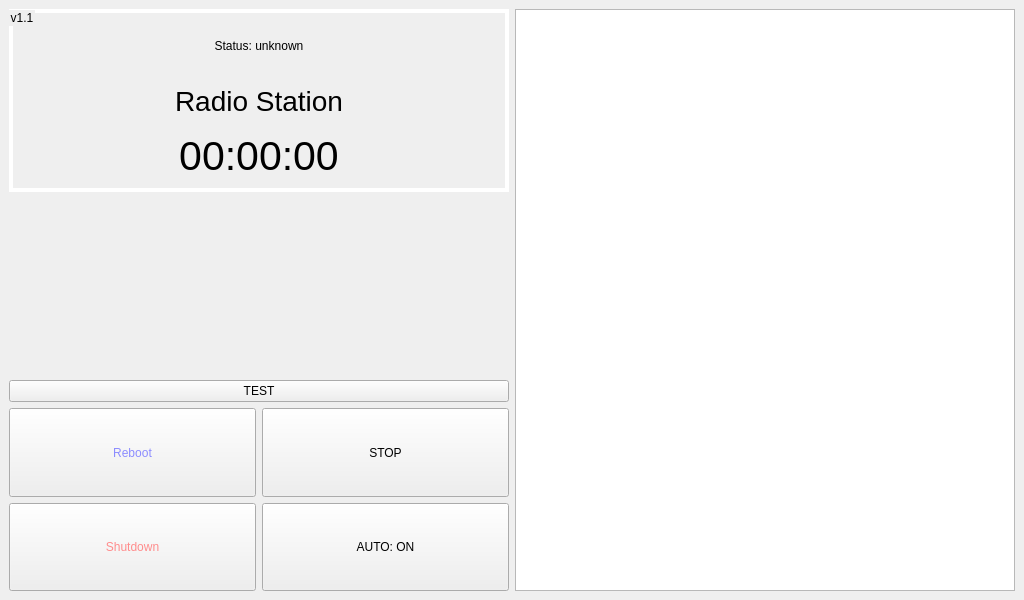
<?xml version="1.0" encoding="UTF-8"?>
<ui version="4.0">
 <class>MainWindow</class>
 <widget class="QMainWindow" name="MainWindow">
  <property name="geometry">
   <rect>
    <x>0</x>
    <y>0</y>
    <width>1024</width>
    <height>600</height>
   </rect>
  </property>
  <property name="sizePolicy">
   <sizepolicy hsizetype="Fixed" vsizetype="Fixed">
    <horstretch>0</horstretch>
    <verstretch>0</verstretch>
   </sizepolicy>
  </property>
  <property name="focusPolicy">
   <enum>Qt::StrongFocus</enum>
  </property>
  <property name="windowTitle">
   <string>MainWindow</string>
  </property>
  <widget class="QWidget" name="centralwidget">
   <layout class="QHBoxLayout" name="horizontalLayout">
    <item>
     <layout class="QVBoxLayout" name="verticalLayout">
      <item>
       <widget class="QGroupBox" name="groupBox">
        <property name="sizePolicy">
         <sizepolicy hsizetype="Expanding" vsizetype="MinimumExpanding">
          <horstretch>0</horstretch>
          <verstretch>0</verstretch>
         </sizepolicy>
        </property>
        <property name="styleSheet">
         <string notr="true">QGroupBox {
	border: 4px solid rgb(255, 255, 255);
}</string>
        </property>
        <property name="title">
         <string>v1.1</string>
        </property>
        <layout class="QVBoxLayout" name="verticalLayout_2">
         <item>
          <widget class="QLabel" name="label_status">
           <property name="sizePolicy">
            <sizepolicy hsizetype="Preferred" vsizetype="Minimum">
             <horstretch>0</horstretch>
             <verstretch>0</verstretch>
            </sizepolicy>
           </property>
           <property name="text">
            <string>Status: unknown</string>
           </property>
           <property name="alignment">
            <set>Qt::AlignCenter</set>
           </property>
          </widget>
         </item>
         <item>
          <widget class="QLabel" name="label_radioname">
           <property name="sizePolicy">
            <sizepolicy hsizetype="Preferred" vsizetype="Minimum">
             <horstretch>0</horstretch>
             <verstretch>0</verstretch>
            </sizepolicy>
           </property>
           <property name="font">
            <font>
             <pointsize>21</pointsize>
            </font>
           </property>
           <property name="text">
            <string>Radio Station</string>
           </property>
           <property name="alignment">
            <set>Qt::AlignCenter</set>
           </property>
          </widget>
         </item>
         <item>
          <widget class="QLabel" name="label_time">
           <property name="sizePolicy">
            <sizepolicy hsizetype="Preferred" vsizetype="Minimum">
             <horstretch>0</horstretch>
             <verstretch>0</verstretch>
            </sizepolicy>
           </property>
           <property name="font">
            <font>
             <pointsize>31</pointsize>
            </font>
           </property>
           <property name="text">
            <string>00:00:00</string>
           </property>
           <property name="alignment">
            <set>Qt::AlignCenter</set>
           </property>
          </widget>
         </item>
        </layout>
       </widget>
      </item>
      <item>
       <spacer name="verticalSpacer">
        <property name="orientation">
         <enum>Qt::Vertical</enum>
        </property>
        <property name="sizeHint" stdset="0">
         <size>
          <width>0</width>
          <height>0</height>
         </size>
        </property>
       </spacer>
      </item>
      <item>
       <widget class="QPushButton" name="button_test">
        <property name="text">
         <string>TEST</string>
        </property>
       </widget>
      </item>
      <item>
       <layout class="QGridLayout" name="gridLayout">
        <item row="0" column="1">
         <widget class="QPushButton" name="button_stop">
          <property name="sizePolicy">
           <sizepolicy hsizetype="Preferred" vsizetype="Expanding">
            <horstretch>0</horstretch>
            <verstretch>0</verstretch>
           </sizepolicy>
          </property>
          <property name="baseSize">
           <size>
            <width>0</width>
            <height>70</height>
           </size>
          </property>
          <property name="text">
           <string>STOP</string>
          </property>
         </widget>
        </item>
        <item row="1" column="1">
         <widget class="QPushButton" name="button_auto">
          <property name="sizePolicy">
           <sizepolicy hsizetype="Preferred" vsizetype="Expanding">
            <horstretch>0</horstretch>
            <verstretch>0</verstretch>
           </sizepolicy>
          </property>
          <property name="text">
           <string>AUTO: ON</string>
          </property>
         </widget>
        </item>
        <item row="0" column="0">
         <widget class="QPushButton" name="button_reboot">
          <property name="sizePolicy">
           <sizepolicy hsizetype="Preferred" vsizetype="Expanding">
            <horstretch>0</horstretch>
            <verstretch>0</verstretch>
           </sizepolicy>
          </property>
          <property name="baseSize">
           <size>
            <width>0</width>
            <height>70</height>
           </size>
          </property>
          <property name="styleSheet">
           <string notr="true">color: rgb(140, 140, 255);</string>
          </property>
          <property name="text">
           <string>Reboot</string>
          </property>
         </widget>
        </item>
        <item row="1" column="0">
         <widget class="QPushButton" name="button_shutdown">
          <property name="sizePolicy">
           <sizepolicy hsizetype="Preferred" vsizetype="Expanding">
            <horstretch>0</horstretch>
            <verstretch>0</verstretch>
           </sizepolicy>
          </property>
          <property name="styleSheet">
           <string notr="true">color: rgb(255, 140, 140);</string>
          </property>
          <property name="text">
           <string>Shutdown</string>
          </property>
         </widget>
        </item>
       </layout>
      </item>
     </layout>
    </item>
    <item>
     <widget class="QListWidget" name="radiolist">
      <property name="sizePolicy">
       <sizepolicy hsizetype="Expanding" vsizetype="Expanding">
        <horstretch>0</horstretch>
        <verstretch>0</verstretch>
       </sizepolicy>
      </property>
      <property name="focusPolicy">
       <enum>Qt::NoFocus</enum>
      </property>
      <property name="sizeAdjustPolicy">
       <enum>QAbstractScrollArea::AdjustToContentsOnFirstShow</enum>
      </property>
      <property name="editTriggers">
       <set>QAbstractItemView::NoEditTriggers</set>
      </property>
      <property name="showDropIndicator" stdset="0">
       <bool>false</bool>
      </property>
     </widget>
    </item>
   </layout>
  </widget>
 </widget>
 <resources/>
 <connections>
  <connection>
   <sender>button_shutdown</sender>
   <signal>clicked()</signal>
   <receiver>MainWindow</receiver>
   <slot>close()</slot>
   <hints>
    <hint type="sourcelabel">
     <x>875</x>
     <y>526</y>
    </hint>
    <hint type="destinationlabel">
     <x>802</x>
     <y>519</y>
    </hint>
   </hints>
  </connection>
 </connections>
</ui>
